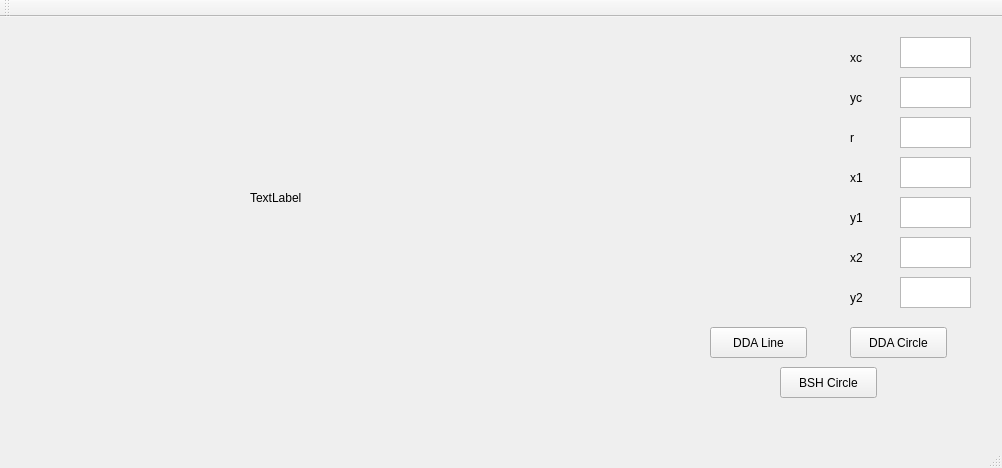
<?xml version="1.0" encoding="UTF-8"?>
<ui version="4.0">
 <class>MainWindow</class>
 <widget class="QMainWindow" name="MainWindow">
  <property name="geometry">
   <rect>
    <x>0</x>
    <y>0</y>
    <width>1002</width>
    <height>468</height>
   </rect>
  </property>
  <property name="windowTitle">
   <string>MainWindow</string>
  </property>
  <widget class="QWidget" name="centralWidget">
   <widget class="QTextEdit" name="textEdit">
    <property name="geometry">
     <rect>
      <x>900</x>
      <y>20</y>
      <width>71</width>
      <height>31</height>
     </rect>
    </property>
   </widget>
   <widget class="QTextEdit" name="textEdit_2">
    <property name="geometry">
     <rect>
      <x>900</x>
      <y>60</y>
      <width>71</width>
      <height>31</height>
     </rect>
    </property>
   </widget>
   <widget class="QTextEdit" name="textEdit_3">
    <property name="geometry">
     <rect>
      <x>900</x>
      <y>140</y>
      <width>71</width>
      <height>31</height>
     </rect>
    </property>
   </widget>
   <widget class="QTextEdit" name="textEdit_4">
    <property name="geometry">
     <rect>
      <x>900</x>
      <y>100</y>
      <width>71</width>
      <height>31</height>
     </rect>
    </property>
   </widget>
   <widget class="QLabel" name="label">
    <property name="geometry">
     <rect>
      <x>850</x>
      <y>30</y>
      <width>41</width>
      <height>21</height>
     </rect>
    </property>
    <property name="text">
     <string>xc</string>
    </property>
   </widget>
   <widget class="QLabel" name="label_2">
    <property name="geometry">
     <rect>
      <x>850</x>
      <y>70</y>
      <width>41</width>
      <height>21</height>
     </rect>
    </property>
    <property name="text">
     <string>yc</string>
    </property>
   </widget>
   <widget class="QLabel" name="label_3">
    <property name="geometry">
     <rect>
      <x>850</x>
      <y>110</y>
      <width>41</width>
      <height>21</height>
     </rect>
    </property>
    <property name="text">
     <string>r</string>
    </property>
   </widget>
   <widget class="QTextEdit" name="textEdit_5">
    <property name="geometry">
     <rect>
      <x>900</x>
      <y>180</y>
      <width>71</width>
      <height>31</height>
     </rect>
    </property>
   </widget>
   <widget class="QTextEdit" name="textEdit_6">
    <property name="geometry">
     <rect>
      <x>900</x>
      <y>260</y>
      <width>71</width>
      <height>31</height>
     </rect>
    </property>
   </widget>
   <widget class="QTextEdit" name="textEdit_7">
    <property name="geometry">
     <rect>
      <x>900</x>
      <y>220</y>
      <width>71</width>
      <height>31</height>
     </rect>
    </property>
   </widget>
   <widget class="QLabel" name="label_4">
    <property name="geometry">
     <rect>
      <x>850</x>
      <y>150</y>
      <width>41</width>
      <height>21</height>
     </rect>
    </property>
    <property name="text">
     <string>x1</string>
    </property>
   </widget>
   <widget class="QLabel" name="label_5">
    <property name="geometry">
     <rect>
      <x>850</x>
      <y>230</y>
      <width>41</width>
      <height>21</height>
     </rect>
    </property>
    <property name="text">
     <string>x2</string>
    </property>
   </widget>
   <widget class="QLabel" name="label_6">
    <property name="geometry">
     <rect>
      <x>850</x>
      <y>190</y>
      <width>41</width>
      <height>21</height>
     </rect>
    </property>
    <property name="text">
     <string>y1</string>
    </property>
   </widget>
   <widget class="QLabel" name="label_7">
    <property name="geometry">
     <rect>
      <x>850</x>
      <y>270</y>
      <width>41</width>
      <height>21</height>
     </rect>
    </property>
    <property name="text">
     <string>y2</string>
    </property>
   </widget>
   <widget class="QPushButton" name="pushButton">
    <property name="geometry">
     <rect>
      <x>850</x>
      <y>310</y>
      <width>97</width>
      <height>31</height>
     </rect>
    </property>
    <property name="text">
     <string>DDA Circle</string>
    </property>
   </widget>
   <widget class="QPushButton" name="pushButton_2">
    <property name="geometry">
     <rect>
      <x>780</x>
      <y>350</y>
      <width>97</width>
      <height>31</height>
     </rect>
    </property>
    <property name="text">
     <string>BSH Circle</string>
    </property>
   </widget>
   <widget class="QPushButton" name="pushButton_3">
    <property name="geometry">
     <rect>
      <x>710</x>
      <y>310</y>
      <width>97</width>
      <height>31</height>
     </rect>
    </property>
    <property name="text">
     <string>DDA Line</string>
    </property>
   </widget>
   <widget class="QLabel" name="label_8">
    <property name="geometry">
     <rect>
      <x>250</x>
      <y>10</y>
      <width>451</width>
      <height>341</height>
     </rect>
    </property>
    <property name="text">
     <string>TextLabel</string>
    </property>
   </widget>
  </widget>
  <widget class="QMenuBar" name="menuBar">
   <property name="geometry">
    <rect>
     <x>0</x>
     <y>0</y>
     <width>1002</width>
     <height>27</height>
    </rect>
   </property>
  </widget>
  <widget class="QToolBar" name="mainToolBar">
   <attribute name="toolBarArea">
    <enum>TopToolBarArea</enum>
   </attribute>
   <attribute name="toolBarBreak">
    <bool>false</bool>
   </attribute>
  </widget>
  <widget class="QStatusBar" name="statusBar"/>
 </widget>
 <layoutdefault spacing="6" margin="11"/>
 <resources/>
 <connections/>
</ui>
